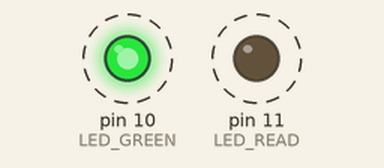
Recording of a sketch running on a simulated Arduino Uno, built with avr-gcc and run on an emulated ATmega328P. Shown: output pins drawn as LEDs (lit = HIGH). Dashed ring = blinking.

Above: at 0.5 s.
Timing chart, 0 to 4.6 s (numbered marks = the images above):
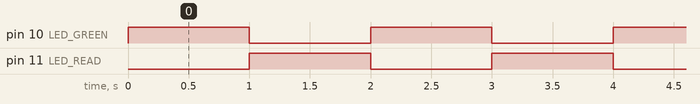

The sketch:

cyc.ino
```cpp
/*
 周期処理

 https://garchiving.com/how-to-use-timer-interrupt-with-arduino/?msclkid=c63f76ecad7311ecadb00c32707cad49
 Timer1を使用して割込み処理を行う
 Timer0は関数で使われているので割込みとして使用できない

 Arduinoのクロック周波数は16MHzのため、1カウントは1/16MHz=0.0625μs
 */

#define UInt8 short

#define LED_READ 11
#define LED_GREEN 10
#define LED_BLUE 9

#define PWM_OFFSET 255
#define OFFSET_READ 0
#define OFFSET_GREAN 0
#define OFFSET_BLUE 0

UInt8 STEP = 1; // デューティー比の変化(ステップ数)
UInt8 DutyBlue;

UInt8 Duty = 0;

UInt8 Counter = 0;

void setup()
{
    pinMode(LED_GREEN, OUTPUT);
    pinMode(LED_READ, OUTPUT);

    TCCR1A = 0;
    TCCR1B = 0;
    TCCR1B |= (1 << WGM12) | (1 << CS11) | (1 << CS10); // CTCmode //prescaler to 64
    OCR1A = 5000 - 1;                                   /* 0.0625μs*64*5000 = 20ms(50Hz) */
    TIMSK1 |= (1 << OCIE1A);                            /* 割込み許可 */
}

ISR(TIMER1_COMPA_vect)
{
    if ((Counter++) % 50 == 0)
    {
        digitalWrite(LED_GREEN, !digitalRead(LED_GREEN));
        digitalWrite(LED_READ, !digitalRead(LED_GREEN));

    }
}

void loop()
{
}
```

Measured:
- by itself, pin 10 (LED_GREEN), pin 11 (LED_READ): alternates HIGH for 1.0 s and LOW for 1.0 s
